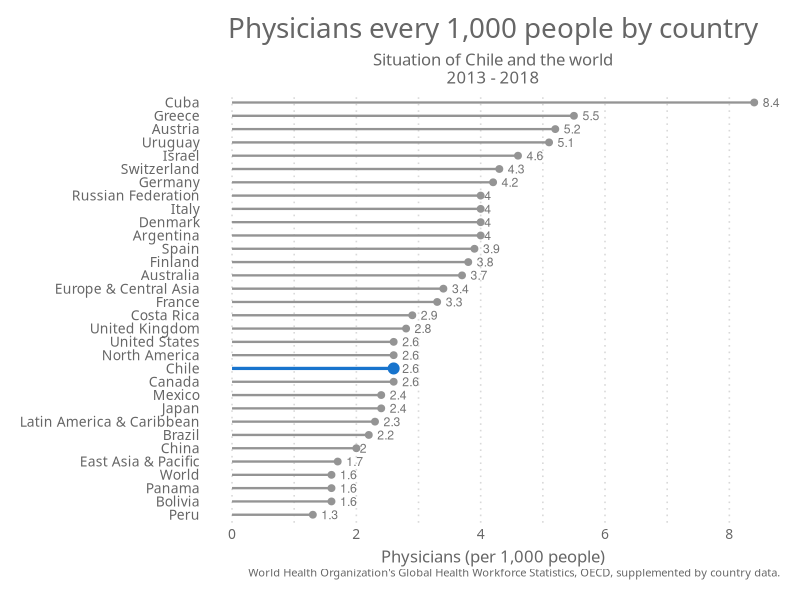
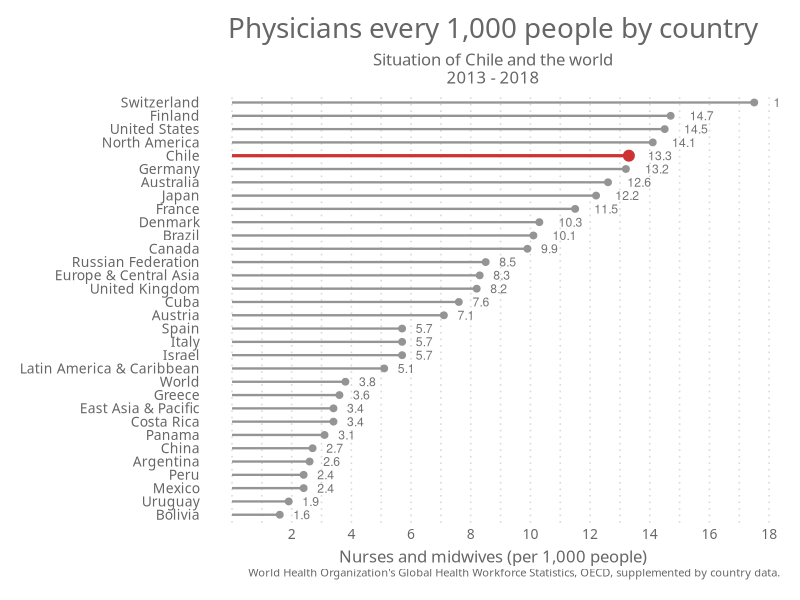
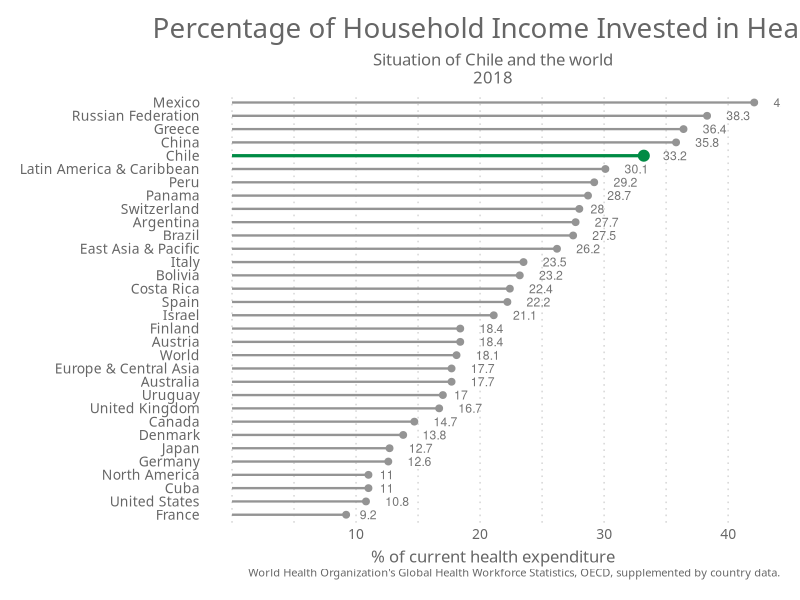

Generate these figures, in order, with R:
#### Library ----
library(readxl)
library(dplyr)
library(tidyverse)

#### Theme ----
theme_elegante <- function(base_size = 10,
                           base_family = "Raleway"
)
{
  color.background = "#FFFFFF" # Chart Background
  color.grid.major = "#D9D9D9" # Chart Gridlines
  color.axis.text = "#666666" # 
  color.axis.title = "#666666" # 
  color.title = "#666666"
  color.subtitle = "#666666"
  strip.background.color = '#9999CC'
  
  ret <-
    theme_bw(base_size=base_size) +
    
    # Set the entire chart region to a light gray color
    theme(panel.background=element_rect(fill=color.background, color=color.background)) +
    theme(plot.background=element_rect(fill=color.background, color=color.background)) +
    theme(panel.border=element_rect(color=color.background)) +
    
    # Format the grid
    theme(panel.grid.major=element_line(color=color.grid.major,size=.55, linetype="dotted")) +
    theme(panel.grid.minor=element_line(color=color.grid.major,size=.55, linetype="dotted")) +
    theme(axis.ticks=element_blank()) +
    
    # Format the legend, but hide by default
    theme(legend.position="none") +
    theme(legend.background = element_rect(fill=color.background)) +
    theme(legend.text = element_text(size=base_size-3,color=color.axis.title, family = base_family)) +
    
    theme(strip.text.x = element_text(size=base_size,color=color.background, family = base_family)) +
    theme(strip.text.y = element_text(size=base_size,color=color.background, family = base_family)) +
    #theme(strip.background = element_rect(fill=strip.background.color, linetype="blank")) +
    theme(strip.background = element_rect(fill = "grey70", colour = NA)) +
    # theme(panel.border= element_rect(fill = NA, colour = "grey70", size = rel(1)))+
    # Set title and axis labels, and format these and tick marks
    theme(plot.title=element_text(color=color.title, 
                                  size=20, 
                                  vjust=1.25, 
                                  family=base_family, 
                                  hjust = 0.5
    )) +
    
    theme(plot.subtitle=element_text(color=color.subtitle, size=base_size+2, family = base_family,  hjust = 0.5))  +
    
    theme(axis.text.x=element_text(size=base_size,color=color.axis.text, family = base_family)) +
    theme(axis.text.y=element_text(size=base_size,color=color.axis.text, family = base_family)) +
    theme(text=element_text(size=base_size, color=color.axis.text, family = base_family)) +
    
    theme(axis.title.x=element_text(size=base_size+2,color=color.axis.title, vjust=0, family = base_family)) +
    theme(axis.title.y=element_text(size=base_size+2,color=color.axis.title, vjust=1.25, family = base_family)) +
    theme(plot.caption=element_text(size=base_size-2,color=color.axis.title, vjust=1.25, family = base_family)) +
    
    # Legend  
    theme(legend.text=element_text(size=base_size,color=color.axis.text, family = base_family)) +
    theme(legend.title=element_text(size=base_size,color=color.axis.text, family = base_family)) +
    theme(legend.key=element_rect(colour = color.background, fill = color.background)) +
    theme(legend.position="bottom", 
          legend.box = "horizontal", 
          legend.title = element_blank(),
          legend.key.width = unit(.75, "cm"),
          legend.key.height = unit(.75, "cm"),
          legend.spacing.x = unit(.25, 'cm'),
          legend.spacing.y = unit(.25, 'cm'),
          legend.margin = margin(t=0, r=0, b=0, l=0, unit="cm")) +
    
    # Plot margins
    theme(plot.margin = unit(c(.5, .5, .5, .5), "cm"))
  
  ret
}

#### General Data ----

Health <- read_excel("Health_2.xlsx")

#### Start ----
# Physicians (per 1,000 people) ----

# Long definition
# Physicians include generalist and specialist medical practitioners.
# Source
# World Health Organization's Global Health Workforce Statistics, OECD, supplemented by country data.

# Physicians Data
Health_Phys <- Health %>%
  select(Country, `Physiciansper1,000people2013-18`) %>%
  filter(`Physiciansper1,000people2013-18` != "..", Country %in%
           c("Cuba", "Greece", "Austria", "Uruguay", "Israel",
             "Switzerland", "Germany", "Argentina", "Italy", "Denmark", "Russian Federation",
             "Spain", "Finland", "Australia", "Europe & Central Asia", "France", "Costa Rica", "United Kingdom", "Canada",
             "Chile", "United States", "North America", "Japan", "Mexico",
             "Latin America & Caribbean", "Brazil", "China", "East Asia & Pacific",
             "Bolivia", "Panama", "World", "Peru")) %>%
  arrange(`Physiciansper1,000people2013-18`) # Reorder the data

Health_Phys$`Physiciansper1,000people2013-18` <- as.numeric(as.character(Health_Phys$`Physiciansper1,000people2013-18`)) #Transform column character to numeric

# Physicians Graphic

Health_Phys %>%
  mutate(Country = fct_reorder(Country, `Physiciansper1,000people2013-18`)) %>%
  ggplot(aes(x = Country, y = `Physiciansper1,000people2013-18`)) +
  geom_segment(aes(x = Country, xend = Country, y = 0, yend = `Physiciansper1,000people2013-18`), color = ifelse(Health_Phys$Country %in% c("Chile"), "dodgerblue3", "gray58"), size = ifelse(Health_Phys$Country %in% c("Chile"), 1.1, 0.8)) +
  geom_point(color = ifelse(Health_Phys$Country %in% c("Chile"), "dodgerblue3", "gray58"), size = ifelse(Health_Phys$Country %in% c("Chile"), 3.4, 2)) +
  coord_flip() +
  theme_elegante() +
  ylab("Physicians (per 1,000 people)") +
  labs(title = paste("Physicians every 1,000 people by country"), 
       caption = "World Health Organization's Global Health Workforce Statistics, OECD, supplemented by country data.",
       subtitle = paste0("Situation of Chile and the world\n", "2013 - 2018" )) +
    geom_text(aes(label = Health_Phys$`Physiciansper1,000people2013-18`), hjust = -.5, nudge_x = 0, color = "gray46", size = 3.1) +
  theme(panel.grid.major.y = element_blank(), panel.border = element_blank(), axis.ticks.y = element_blank()) +
  theme(axis.title.y=element_blank(),
        legend.position = "none")

# Nurses and midwives (per 1,000 people) ----

# Long definition
# Nurses and midwives include professional nurses, professional midwives, auxiliary nurses, auxiliary midwives, enrolled nurses, enrolled midwives and other associated personnel,
# such as dental nurses and primary care nurses.
# Source
# World Health Organization's Global Health Workforce Statistics, OECD, supplemented by country data.

# Nurses and midwives Data
Health_Nur <- Health %>%
  select(Country, `Nursesandmidwivesper1,000people`) %>%
  filter(`Nursesandmidwivesper1,000people`!= "..", Country %in%
           c("Cuba", "Greece", "Austria", "Uruguay", "Israel",
             "Switzerland", "Germany", "Argentina", "Italy", "Denmark", "Russian Federation",
             "Spain", "Finland", "Australia", "Europe & Central Asia", "France", "Costa Rica", "United Kingdom", "Canada",
             "Chile", "United States", "North America", "Japan", "Mexico",
             "Latin America & Caribbean", "Brazil", "China", "East Asia & Pacific",
             "Bolivia", "Panama", "World", "Peru")) %>%
  arrange(`Nursesandmidwivesper1,000people`) # Reorder the data

Health_Nur$`Nursesandmidwivesper1,000people` <- as.numeric(as.character(Health_Nur$`Nursesandmidwivesper1,000people`)) #Transform column character to numeric

# Nurses and midwives Graphic

Health_Nur %>%
  mutate(Country = fct_reorder(Country, `Nursesandmidwivesper1,000people`)) %>%
  ggplot(aes(x = Country, y = `Nursesandmidwivesper1,000people`)) +
  geom_segment(aes(x = Country, xend = Country, y = 0, yend = `Nursesandmidwivesper1,000people`), color = ifelse(Health_Nur$Country %in% c("Chile"), "brown3", "gray58"), size = ifelse(Health_Nur$Country %in% c("Chile"), 1.1, 0.8)) +
  geom_point(color = ifelse(Health_Nur$Country %in% c("Chile"), "brown3", "gray58"), size = ifelse(Health_Nur$Country %in% c("Chile"), 3.4, 2)) +
  coord_flip() +
  theme_elegante() +
  ylab("Nurses and midwives (per 1,000 people)") +
  labs(title = paste("Physicians every 1,000 people by country"), 
       caption = "World Health Organization's Global Health Workforce Statistics, OECD, supplemented by country data.",
       subtitle = paste0("Situation of Chile and the world\n", "2013 - 2018" )) +
  geom_text(aes(label = Health_Nur$`Nursesandmidwivesper1,000people`), hjust = -.8, nudge_x = 0, color = "gray46", size = 3.1) +
  scale_y_continuous(breaks = c(2, 4, 6, 8, 10, 12, 14, 16, 18, 20)) +
  theme(panel.grid.major.y = element_blank(), panel.border = element_blank(), axis.ticks.y = element_blank()) +
  theme(axis.title.y=element_blank(),
        legend.position = "none")

# Out of pocket ----

# expenditure (% of current health expenditure)
# Long definition
# Share of out of pocket
# payments of total current health expenditures. Out of pocket
# payments are spending on health directly out of pocket
# by households.
# Source
# World Health Organization's Global Health Workforce Statistics, OECD, supplemented by country data.

# Out of pocket Data

Health_Out <- Health %>%
  select(Country, `Out of pocket%ofcurrent2018`) %>%
  filter(`Out of pocket%ofcurrent2018`!= "..", Country %in%
           c("Cuba", "Greece", "Austria", "Uruguay", "Israel",
             "Switzerland", "Germany", "Argentina", "Italy", "Denmark", "Russian Federation",
             "Spain", "Finland", "Australia", "Europe & Central Asia", "France", "Costa Rica", "United Kingdom", "Canada",
             "Chile", "United States", "North America", "Japan", "Mexico",
             "Latin America & Caribbean", "Brazil", "China", "East Asia & Pacific",
             "Bolivia", "Panama", "World", "Peru")) %>%
  arrange(`Out of pocket%ofcurrent2018`) # Reorder the data

Health_Out$`Out of pocket%ofcurrent2018` <- as.numeric(as.character(Health_Out$`Out of pocket%ofcurrent2018`)) #Transform column character to numeric

# Out of pocket Graphic

Health_Out %>%
  mutate(Country = fct_reorder(Country, `Out of pocket%ofcurrent2018`)) %>%
  ggplot(aes(x = Country, y = `Out of pocket%ofcurrent2018`)) +
  geom_segment(aes(x = Country, xend = Country, y = 0, yend = `Out of pocket%ofcurrent2018`), color = ifelse(Health_Out$Country %in% c("Chile"), "springgreen4", "gray58"), size = ifelse(Health_Out$Country %in% c("Chile"), 1.1, 0.8)) +
  geom_point(color = ifelse(Health_Out$Country %in% c("Chile"), "springgreen4", "gray58"), size = ifelse(Health_Out$Country %in% c("Chile"), 3.4, 2)) +
  coord_flip() +
  theme_elegante() +
  ylab("% of current health expenditure") +
  labs(title = paste("Percentage of Household Income Invested in Health"), 
       caption = "World Health Organization's Global Health Workforce Statistics, OECD, supplemented by country data.",
       subtitle = paste0("Situation of Chile and the world\n", "2018" )) +
  geom_text(aes(label = Health_Out$`Out of pocket%ofcurrent2018`), hjust = -.8, nudge_x = 0, color = "gray46", size = 3.1) +
  theme(panel.grid.major.y = element_blank(), panel.border = element_blank(), axis.ticks.y = element_blank()) +
  theme(axis.title.y=element_blank(),
        legend.position = "none") +
  scale_y_continuous(breaks = c(10, 20, 30, 40, 50, 60, 70))
